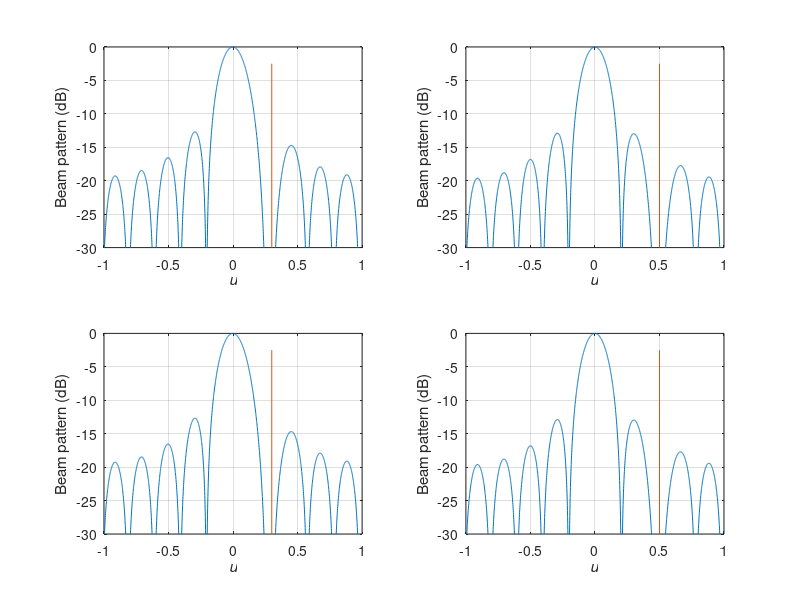

Here is the MATLAB script that generated this plot:
%%%%%%%%%%%%%%%%%%%%%%%%%%%%%%%%
% Figure 6.14
% Xiaomin Lu 6/26/00
% updated by K. Bell 11/19/00, 7/25/01, 11/12/01
%%%%%%%%%%%%%%%%%%%%%%%%%%%%%%%%

clear all
close all

N = 10;
n = (-(N-1)/2:(N-1)/2)';
Vm = ones(N,1);
u = -1:1/1000:1;

k1 = 1;
for INR = 10.^([10 20]/10)
   for ui = [0.3 0.5]
      Vi = exp(j*n*pi*ui);
      Sn = INR*Vi*Vi' + eye(N);
      W = inv(Sn)*Vm/(Vm'*inv(Sn)*Vm);
      beam(k1,:) = W'*exp(j*n*pi*u);
      k1 = k1 + 1;
   end
end

beam = 20*log10(abs(beam));
subplot(2,2,1)
plot(u,beam(1,:))
xlabel('{\itu}')
ylabel('Beam pattern (dB)')
%title('\sigma_I^2 = 10dB, ui = 0.3')
axis([-1 1 -30 0])
line([0.3 0.3],[-30 -2.5])
grid

subplot(2,2,2)
plot(u,beam(2,:))
xlabel('{\itu}')
ylabel('Beam pattern (dB)')
%title('\sigma_I^2 = 10dB, ui = 0.5')
axis([-1 1 -30 0])
line([0.5 0.5],[-30 -2.5])
grid

subplot(2,2,3)
plot(u,beam(3,:))
xlabel('{\itu}')
ylabel('Beam pattern (dB)')
%title('\sigma_I^2 = 20dB, ui = 0.3')
axis([-1 1 -30 0])
grid
line([0.3 0.3],[-30 -2.5])

subplot(2,2,4)
plot(u,beam(4,:))
xlabel('{\itu}')
ylabel('Beam pattern (dB)')
%title('\sigma_I^2 = 20dB, ui = 0.5')
axis([-1 1 -30 0])
grid
line([0.5 0.5],[-30 -2.5])

         
